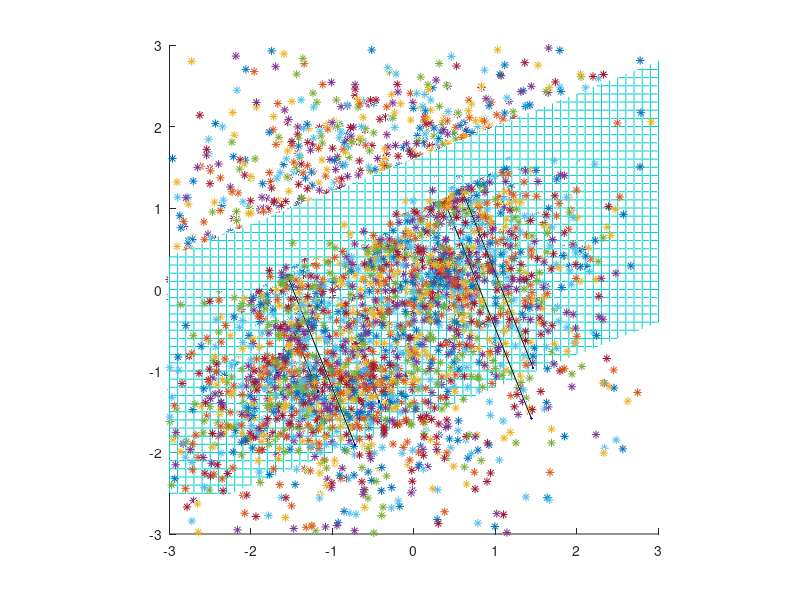
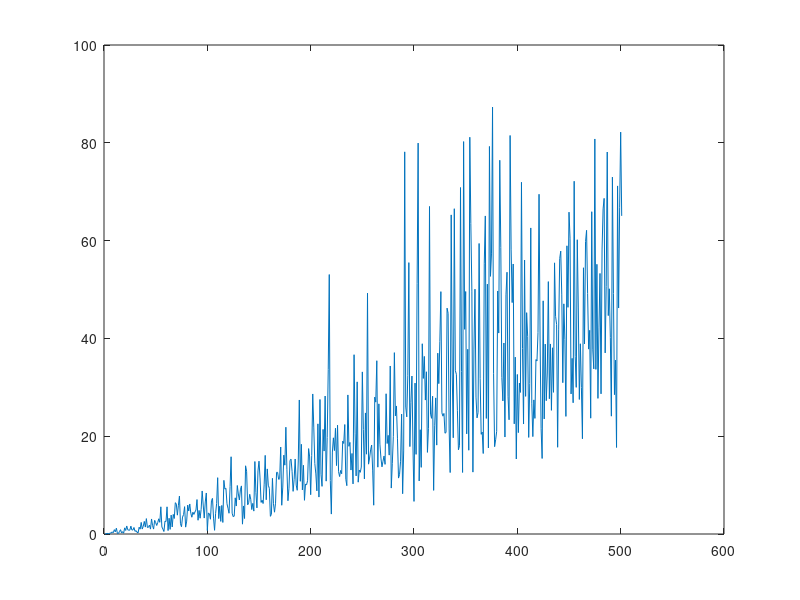

Here is the MATLAB script that generated these plots, in order:
clear variables;close all;hold on;

M=100;

figure(1);   
a=2;b=-5;c=1; 
x2=-3:0.1:3; 
y2=-2.5:0.1:4; 
z2=-8:1:8; 
[X2,Y2]=meshgrid(x2,y2); 
Z2=-(a*X2+b*Y2)/c; 
C(:,:,1)=zeros(size(Z2));     % red 
C(:,:,2)=0.8*ones(size(Z2));  % green 
C(:,:,3)=0.8*ones(size(Z2));  % blue 
mesh(X2,Y2,Z2,C);

n=10;
X=-2+(2+2)*rand(1,n);
Y=-2+(2+2)*rand(1,n);
Z=-8+(6+8)*rand(1,n);
figure(1);plot3(X,Y,Z,'.b');axis equal;
 axis([-3,3,-3,3,-8,8]);
N=[a;b;c];
N=N/norm(N);
P=diag([1 1 1])-N*N';
U=[X;Y;Z];
for k= 1:n;
    V(:,k)=P*U(:,k);
end
plot3(V(1,:),V(2,:),V(3,:),'.r')
for k=1:n
    plot3([U(1,k),V(1,k)],[U(2,k),V(2,k)],[U(3,k),V(3,k)],'k')
end

ANG=[];
delta=0:0.01:5;
for k=1:length(delta);
    
    d=-delta(k)/2+delta(k)*rand(3,n);
    R=V+d;
    plot3(R(1,:),R(2,:),R(3,:),'*')
    A=[R(1,:) ; R(2,:)]';
    v=R(3,:)';
    u= inv(A'*A)*A'*v;
    a1=u(1);b1=u(2);c1=-1;
    N2=[a1;b1;c1];
    N2=N2/norm(N2);

    alpha=acos(N'*N2);
    if alpha>pi/2;
        alpha=pi-alpha;
    end
    alpha=alpha*180/pi
    ANG=[ANG,alpha];
    
end

figure(2);plot(ANG);
